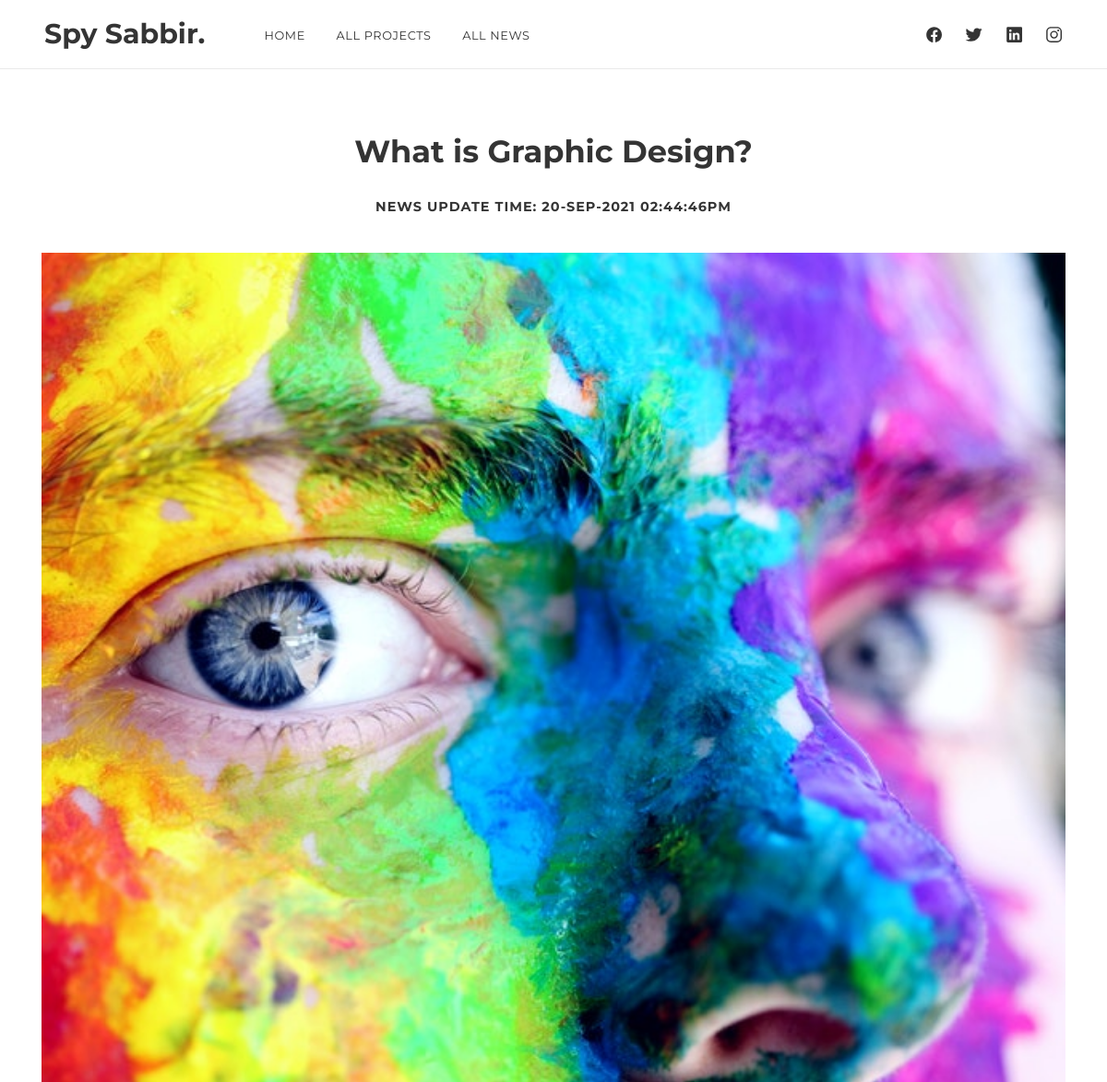
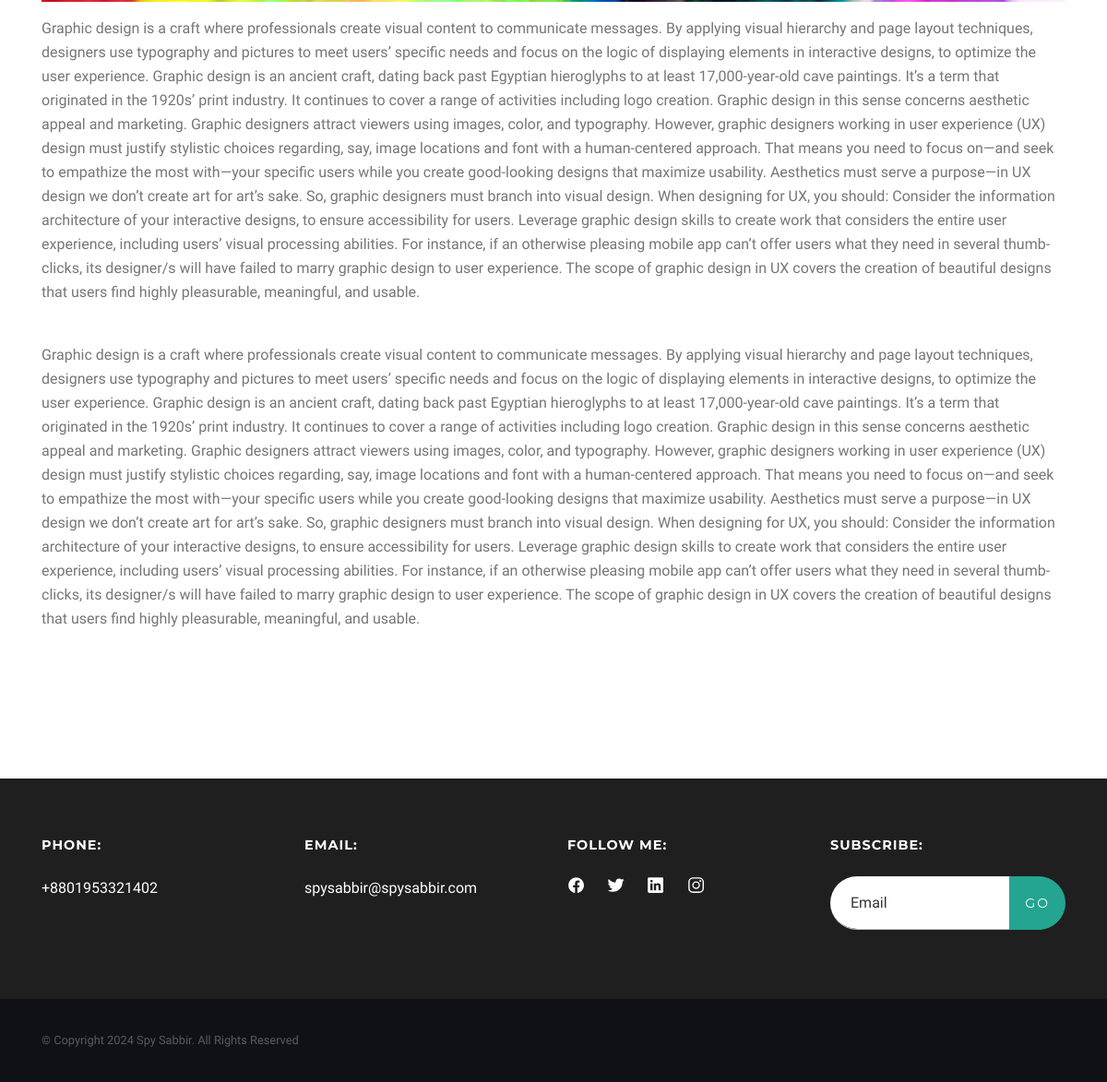
Screenshot of /news_details.php?id=31 with the database file from the repository (2 pictures, top to bottom).
### tables this page shows
CREATE TABLE `theme_default` (
  `id` int(11) NOT NULL,
  `default_item_name` varchar(200) NOT NULL,
  `default_item_value` text NOT NULL
);

CREATE TABLE `news` (
  `id` int(11) NOT NULL,
  `news_headline` varchar(100) NOT NULL,
  `news_details` text NOT NULL,
  `news_cover_photo` varchar(200) NOT NULL,
  `news_uploaded_date_time` datetime NOT NULL
);

### admin/dbc.php (called while the page is built, shortened)
<?php
function connect_to_db(){
$hostname = "localhost";
$username = "root";
$password = "";
$database_name = "portfolio";
return $db_connect = mysqli_connect($hostname, $username, $password, $database_name);
}
function spy_sabbir_update($table_name, $update_name){
    $query = "SELECT default_item_value FROM $table_name WHERE default_item_name = '$update_name'";
    return mysqli_fetch_assoc(mysqli_query(connect_to_db(), $query))['default_item_value'];
}
?>

### news_details.php (the view)
<?php
require_once 'header.php';
require_once "admin/dbc.php";
$id = $_GET['id'];
$select_query = "SELECT * FROM news WHERE id= $id";
$single_news = mysqli_fetch_assoc(mysqli_query(connect_to_db(), $select_query));
?>
<section id="about" class="section">
  <div class="container">
    <h2 class="text-center" data-aos="fade-up"><?= $single_news['news_headline'] ?></h2>
    <h6 class="text-center">News Update Time: <?= date("d-M-Y h:i:sa", strtotime($single_news['news_uploaded_date_time'])); ?></h6>
    <section class="mt-4">
      <div class="row">
        <div class="col-md-12 col-lg-12 mb-5 mb-md-0" data-aos="fade-up">
          <img alt="" class="w-100 d-block my-3 text-center" src="img/news/<?= $single_news['news_cover_photo'] ?>">
          <p><?= $single_news['news_details'] ?></p>
          <br>
          <p><?= $single_news['news_details'] ?></p>
        </div>
      </div>
    </section>
  </div>
</section>
<?php
require_once 'footer.php';
?>

### header.php (shortened to what this page needs)
<?php
require_once "admin/dbc.php";
?>
<!doctype html>
<html lang="en">
<head>
  <link href="admin/lib/font-awesome/css/font-awesome.css" rel="stylesheet">
  <link rel="stylesheet" href="css/style.css">
</head>
<body>
  <nav id="scrollspy" class="navbar navbar-desctop">
    <div class="d-flex position-relative w-100">
      <a class="navbar-brand" href="index.php"><?= spy_sabbir_update('theme_default', 'owner_name'); ?>.</a>
      <ul class="navbar-nav-desctop mr-auto d-none d-lg-block">
        <?php if($_SERVER['REQUEST_URI'] == "/index.php"){  ?>
          <li><a class="nav-link" href="#home">Home</a></li>
          <li><a class="nav-link" href="#about">About</a></li>
          <li><a class="nav-link" href="#services">Services</a></li>
          <li><a class="nav-link" href="#experience">Experience</a></li>
          <li><a class="nav-link" href="#projects">Projects</a></li>
          <li><a class="nav-link" href="#testimonials">Testimonials</a></li>
          <li><a class="nav-link" href="#news">News</a></li>
        <?php }else{ ?>
          <li><a class="nav-link" href="index.php">Home</a></li>
          <li><a class="nav-link" href="all_project.php">All Projects</a></li>
          <li><a class="nav-link" href="all_news.php">All News</a></li>
        <?php } ?>
      </ul>
      <ul class="social-icons mr-auto mr-lg-0 d-none d-sm-block">
        <li><a href="<?= spy_sabbir_update('theme_default', 'facebook_link'); ?>" target="_blank">
            <ion-icon name="logo-facebook"></ion-icon>
          </a></li>
        <li><a href="<?= spy_sabbir_update('theme_default', 'twitter_link'); ?>" target="_blank">
            <ion-icon name="logo-twitter"></ion-icon>
          </a></li>
        <li><a href="<?= spy_sabbir_update('theme_default', 'instagram_link'); ?>" target="_blank">
            <ion-icon name="logo-linkedin"></ion-icon>
          </a></li>
        <li><a href="<?= spy_sabbir_update('theme_default', 'linkedin_link'); ?>" target="_blank">
            <ion-icon name="logo-instagram"></ion-icon>
          </a></li>
      </ul>
    </div>
  </nav>

### footer.php (shortened to what this page needs)
 <footer>
   <div class="section py-5 pb-0" style="background-color: <?= spy_sabbir_update('theme_default', 'primary_background_color'); ?>;">
     <div class="container">
       <div class="row">
         <div class="col-md-6 col-lg-3">
           <h6 class="text-white mb-4">Phone:</h6>
           <p class="text-white mb-4"><?= spy_sabbir_update('theme_default', 'owner_phone_number'); ?></p>
         </div>
         <div class="col-md-6 col-lg-3">
           <h6 class="text-white mb-4">Email:</h6>
           <p class="text-white mb-4"><?= spy_sabbir_update('theme_default', 'owner_email_address'); ?></p>
         </div>
         <div class="col-md-6 col-lg-3">
           <h6 class="text-white mb-4">Follow me:</h6>
           <ul class="social-icons">
             <li><a href="<?= spy_sabbir_update('theme_default', 'facebook_link'); ?>" target="_blank">
                 <ion-icon name="logo-facebook"></ion-icon>
               </a></li>
             <li><a href="<?= spy_sabbir_update('theme_default', 'twitter_link'); ?>" target="_blank">
                 <ion-icon name="logo-twitter"></ion-icon>
               </a></li>
             <li><a href="<?= spy_sabbir_update('theme_default', 'instagram_link'); ?>" target="_blank">
                 <ion-icon name="logo-linkedin"></ion-icon>
               </a></li>
             <li><a href="<?= spy_sabbir_update('theme_default', 'linkedin_link'); ?>" target="_blank">
                 <ion-icon name="logo-instagram"></ion-icon>
               </a></li>
           </ul>
         </div>
         <div class="col-md-6 col-lg-3">
           <h6 class="text-white mb-4">Subscribe:</h6>
           <form id="subscription_form" method="POST" action="subscriber_post.php">
             <div class="input-group">
               <input type="email" class="form-control" id="subscriber_email" name="subscriber_email" placeholder="Email" value="">
               <div class="input-group-append">
                 <button id="subscribe_button" class="btn px-3 text-white" type="button">Go</button>
               </div>
             </div>
           </form>
         </div>
       </div>
     </div>
   </div>
   <div class="footer-copy section-sm">
     <div class="container">© Copyright <?= date("Y") ?> <?= spy_sabbir_update('theme_default', 'owner_name'); ?>. All Rights Reserved</div>
   </div>
 </footer>
</body>
</html>

### css/style.css (style rules this page uses)
html { -webkit-font-smoothing: antialiased; }
body { font-family: 'Work Sans', sans-serif; font-size: 1rem; line-height: 1.625em; color:#767676; }
h2, .h2 { position: relative; font-family: 'Montserrat', sans-serif; font-weight: 700; font-size: 2.1rem; line-height: 1.2; color: #343434; margin:2rem 0; }
h6, .h6 { font-family: 'Montserrat', sans-serif; font-weight: 700; font-size: 0.9rem; letter-spacing: 1px; line-height: 1.2; color: #343434; margin:1rem 0; text-transform: uppercase; }
p { margin-bottom: 1rem; }
ul { list-style: none; padding-left: 0; }
a { color:#23a592; -webkit-transition: color .3s ease-out; -o-transition: color .3s ease-out; transition: color .3s ease-out; }
.form-control, textarea.form-control { font-size: 1em; height: 3.625em; border-radius: 0; padding-left: 22px; color: #343434; background-color: transparent; border:0; border-bottom:1px solid #c3c3c3; -webkit-box-shadow:none; box-shadow:none; -webkit-appearance: none; -webkit-transition: all .15s; -o-transition: all .15s; transition: all .15s; }
.input-group .form-control { background-color: #fff; border-radius: 30px 0 0 30px; }
.btn { font-family: 'Montserrat', sans-serif; position: relative; display: inline-block; border:0.2em solid #23a592; border-radius: 30px; padding:1.2em 2.4em 1.15em; font-size: 0.875em; color:#fff; white-space: nowrap; text-align: center; letter-spacing: 0.15em; text-transform: uppercase; text-decoration: none; background-color:#23a592; border-width: 1px; -webkit-transition: all .3s ease-out!important; transition: all .3s ease-out!important; }
ion-icon { color:#23a592; font-size: 3.8rem; --ionicon-stroke-width: 17px; }
.text-white { color:#fff!important; }
.navbar { position: absolute; z-index: 10; width: 100%; padding: 0 3rem; border-bottom: 1px solid rgba(52,52,52,0.1); height:4.7rem; }
.navbar { padding: 0 1.5rem; }
@media (min-width: 992px) { .navbar { padding: 0 3rem; } }
.navbar, .navbar a, .navbar a:hover, .navbar a:focus { color:#343434; }
.navbar-brand { float: left; font-family: 'Montserrat', sans-serif; font-size:1.875rem; font-weight: 700; color:#fff; margin-right: 4rem; padding:0; line-height: 1; }
.navbar ul { margin-bottom:0; }
.navbar-desctop .social-icons { margin:0.38rem 0 0 -1.5rem; }
.social-icons { margin-left: -1.5rem; }
.social-icons li { float: left; margin-left: 1.5rem; }
.social-icons ion-icon { display: block; font-size:1.2rem; color:#343434; transition: all 0.3s ease; }
.navbar-desctop:before { content:''; position: absolute; top:0; left:0; width: 100%; height: 0; background:#fff; transition: all 0.3s ease; }
.navbar-nav-desctop { font-family: 'Montserrat', sans-serif; font-size:0.8rem; text-transform: uppercase; font-weight: 400; letter-spacing: 0.05em; margin-top:0.3rem; }
.nav-link { padding: 0; }
.navbar-nav-desctop li a { color: #343434; transition:all 0.3s; }
.navbar-nav-desctop > li { position: relative; float: left; margin-right: 2.1rem; }
.navbar-nav-desctop > li > a { display: flex; align-items: center; }
.section { position: relative; padding:9rem 0; }
.section-sm { padding: 6rem 0; }
.section h2 { margin-top: 0; }
footer { color:#f5f5f5; }
footer a { color: #fff; }
footer ul { font-family: 'Montserrat', sans-serif; text-transform: uppercase; font-size: 0.8rem; letter-spacing: 1px; }
footer ul li { margin-bottom: 0.5rem; }
footer .social-icons ion-icon { color: #fff; }
.footer-copy { padding:2rem 0; background-color: #101117; font-size: 0.8rem; color:#5a5a5a; }

### rows the page displays
theme_default: default_item_value "Spy Sabbir"
news: news_headline "What is Graphic Design?", news_uploaded_date_time "20-SEP-2021 02:44:46PM", news_cover_photo (picture), news_details "Graphic design is a craft where professionals create visual content to communicate messages. By applying visual hierarchy and page layout techniques, designers use typography and pictures to meet users’ specific needs and focus on the logic of displaying elements in interactive designs, to optimize the user experience. Graphic design is an ancient craft, dating back past Egyptian hieroglyphs to at least 17,000-year-old cave paintings. It’s a term that originated in the 1920s’ print industry. It continues to cover a range of activities including logo creation. Graphic design in this sense concerns aesthetic appeal and marketing. Graphic designers attract viewers using images, color, and…"
theme_default: default_item_value "+8801953321402"
theme_default: default_item_value "spysabbir@spysabbir.com"
